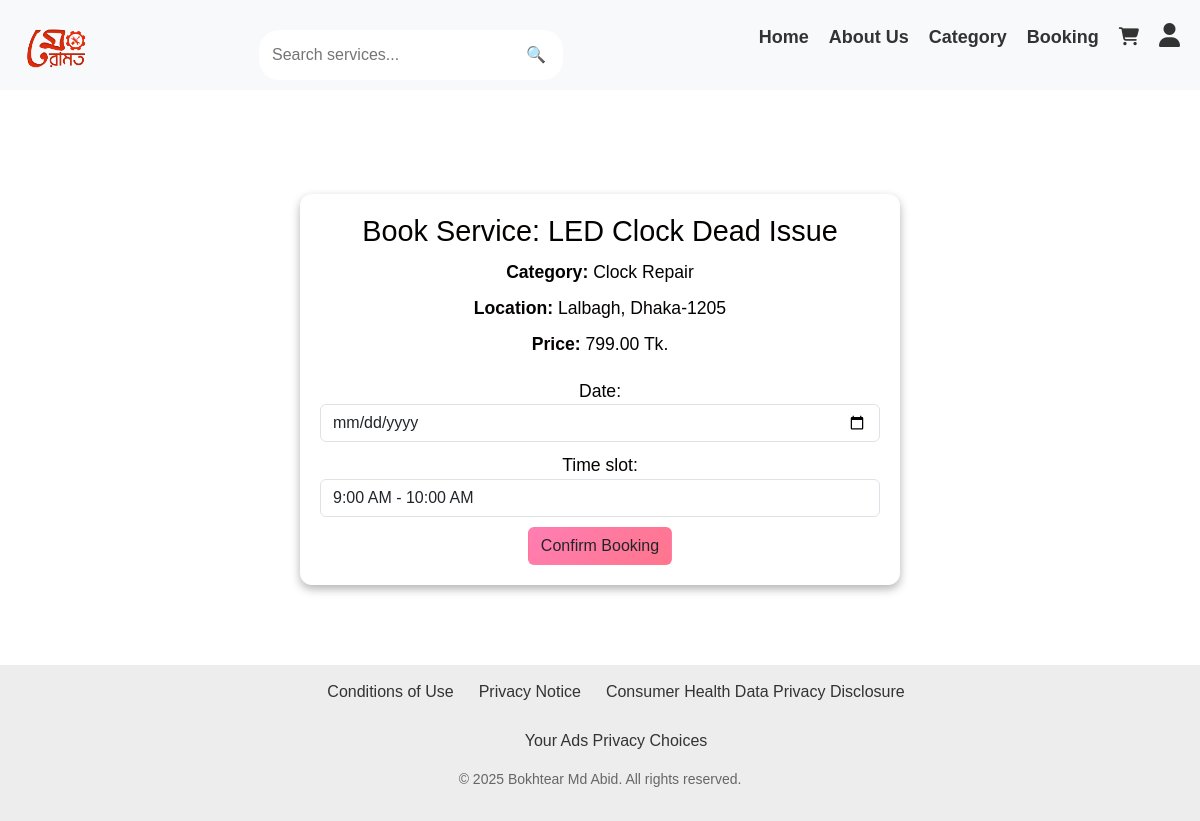
The page /book/3/ (signed in) on the database its author committed.
### meramotapp/models.py (models this page shows, shortened)
class Service(models.Model):
    seller = models.ForeignKey(settings.AUTH_USER_MODEL, on_delete=models.CASCADE, limit_choices_to={'is_seller': True})
    category = models.ForeignKey('Category', on_delete=models.CASCADE)
    title = models.CharField(max_length=255)
    description = models.TextField()
    price = models.DecimalField(max_digits=10, decimal_places=2)
    image = models.ImageField(upload_to='service_images', null=True, blank=True)
    location = models.CharField(max_length=255, null=True, blank=True)
    rating = models.FloatField(default=0.0)
    created_at = models.DateTimeField(auto_now_add=True)

class Category(models.Model):
    name = models.CharField(max_length=100, unique=True)
    image = models.ImageField(upload_to='category_images', null=True, blank=True)
    slug = models.SlugField(unique=True)

### meramotapp/views.py (the view)
# urls.py: path('book/<int:service_id>/', views.book_service, name='book_service'),
@login_required
def book_service(request, service_id):
    service = get_object_or_404(Service, id=service_id)
    if request.user.is_seller:
            return redirect("home")
    if request.method == "POST":
        form = BookingForm(request.POST)
        if form.is_valid():
            booking = form.save(commit=False)
            booking.user = request.user
            booking.service = service
            booking.save()
            return redirect('booking_success' ,booking_id=booking.id)
    else:
        form = BookingForm()
    return render(request, 'booking.html', {'service': service, 'form': form})

### meramotapp/forms.py
class BookingForm(forms.ModelForm):
    class Meta:
        model = Booking
        fields = ['date', 'time_slot']
        widgets = {
            'date': forms.DateInput(attrs={'type': 'date', 'class': 'form-control'}),
            'time_slot': forms.Select(choices=[
                ("9:00 AM - 10:00 AM", "9:00 AM - 10:00 AM"),
                ("10:00 AM - 11:00 AM", "10:00 AM - 11:00 AM"),
                ("11:00 AM - 12:00 PM", "11:00 AM - 12:00 PM"),
                ("2:00 PM - 3:00 PM", "2:00 PM - 3:00 PM"),
                ("3:00 PM - 4:00 PM", "3:00 PM - 4:00 PM"),
                ("4:00 PM - 5:00 PM", "4:00 PM - 5:00 PM"),
            ], attrs={'class': 'form-control'}),
        }

### templates/booking.html (shortened to what this page needs)
{% extends "base.html" %}
{% load static %}
{% block extra_css %}
<link rel="stylesheet" href="{% static 'css/style_booking.css' %}">
{% endblock %}
{% block content %}
    <div class="booking-container">
        <h1>Book Service: {{ service.title }}</h1>
        <p><strong>Category:</strong> {{ service.category.name }}</p>
        <p><strong>Location:</strong> {{ service.location }}</p>
        <p><strong>Price:</strong> {{ service.price }} Tk.</p>
        <form method="post">
            {{ form.as_p }}
            <button type="submit" class="btn">Confirm Booking</button>
        </form>
    </div>
{% endblock %}

### static/css/style_booking.css (style rules this page uses)
.booking-container { max-width: 600px; margin: 80px auto; padding: 20px; background: rgba(255, 255, 255, 0.1); backdrop-filter: blur(10px); border-radius: 12px; box-shadow: 0 4px 10px rgba(0, 0, 0, 0.3); text-align: center; color: #040101; }
.booking-container h1 { font-size: 1.8em; margin-bottom: 10px; }
.booking-container p { font-size: 1.1em; margin-bottom: 10px; }
form { margin-top: 20px; }
form p { font-size: 1.1em; }
.btn { display: inline-block; padding: 12px 20px; background: linear-gradient(135deg, #ff7eb3, #ff758c); color: white; font-size: 1.1em; font-weight: bold; text-decoration: none; border-radius: 6px; transition: all 0.3s ease-in-out; cursor: pointer; }

### templates/navbar.html (style rules this page uses)
* { text-decoration: none; margin: 0; padding: 0; box-sizing: border-box; }

### templates/footer.html (style rules this page uses)
* { margin: 0; padding: 0; text-decoration: none; box-sizing: border-box; }
html, body { height: 100%; display: flex; flex-direction: column; font-family: 'Trebuchet MS', 'Lucida Sans Unicode', 'Lucida Grande', 'Lucida Sans', Arial, sans-serif; }

### rows shown on the page
Service: title "LED Clock Dead Issue", category.name "Clock Repair", location "Lalbagh, Dhaka-1205", price "799.00"
